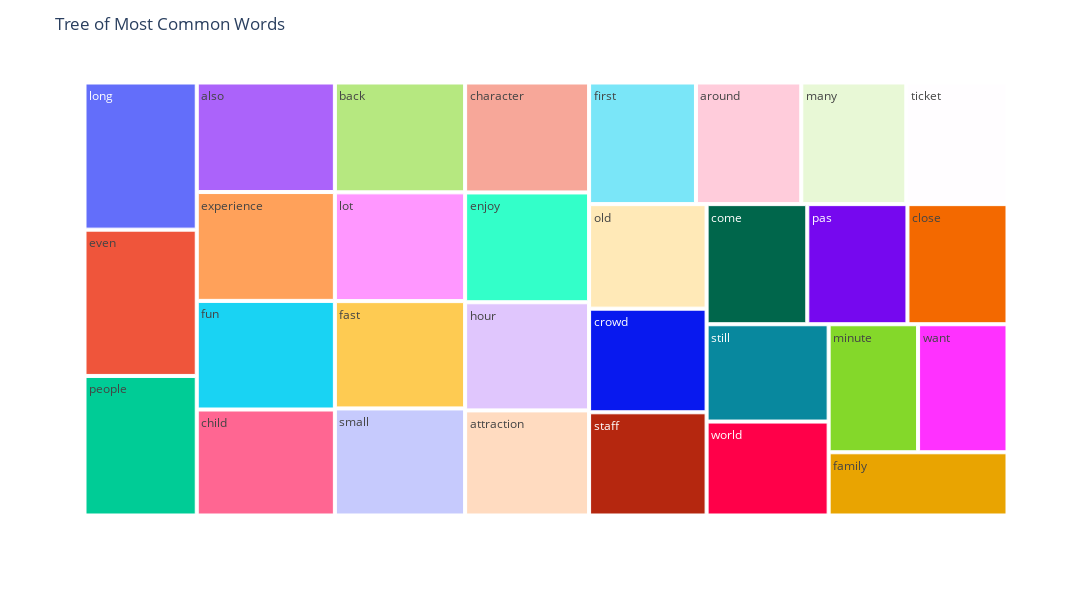

Notebook code cell kept with this figure:
### Markdown cell above
## Treemap without stopwords

### Code cell
#renders a treemap of most frequently occuring words sans stopwords
tree = npt.treemap(title='Tree of Most Common Words', ngram=1, top_n=30, stopwords=stopwords)
tree.write_html("Resources/treemap.html")
tree

### Figure 1 — Plotly figure (JSON) as saved in the notebook; plotly's stock layout.template omitted (floating-point values rounded to 4 significant figures)
{"data": [{"branchvalues": "total", "domain": {"x": [0, 1], "y": [0, 1]}, "hovertemplate": "labels=%{label}<br>word_count=%{value}<br>parent=%{parent}<br>id=%{id}<extra></extra>", "ids": ["also", "around", "attraction", "back", "character", "child", "close", "come", "crowd", "enjoy", "even", "experience", "family", "fast", "first", "fun", "hour", "long", "lot", "many", "minute", "old", "pas", "people", "small", "staff", "still", "ticket", "want", "world"], "labels": ["also", "around", "attraction", "back", "character", "child", "close", "come", "crowd", "enjoy", "even", "experience", "family", "fast", "first", "fun", "hour", "long", "lot", "many", "minute", "old", "pas", "people", "small", "staff", "still", "ticket", "want", "world"], "name": "", "parents": ["", "", "", "", "", "", "", "", "", "", "", "", "", "", "", "", "", "", "", "", "", "", "", "", "", "", "", "", "", ""], "type": "treemap", "values": [958, 811, 825, 906, 863, 927, 761, 766, 771, 862, 1040, 952, 716, 885, 823, 950, 849, 1046, 897, 809, 725, 778, 762, 992, 883, 768, 752, 779, 725, 726]}], "layout": {"height": 600, "legend": {"tracegroupgap": 0}, "margin": {"t": 60}, "title": {"text": "Tree of Most Common Words"}, "width": 1300}}
